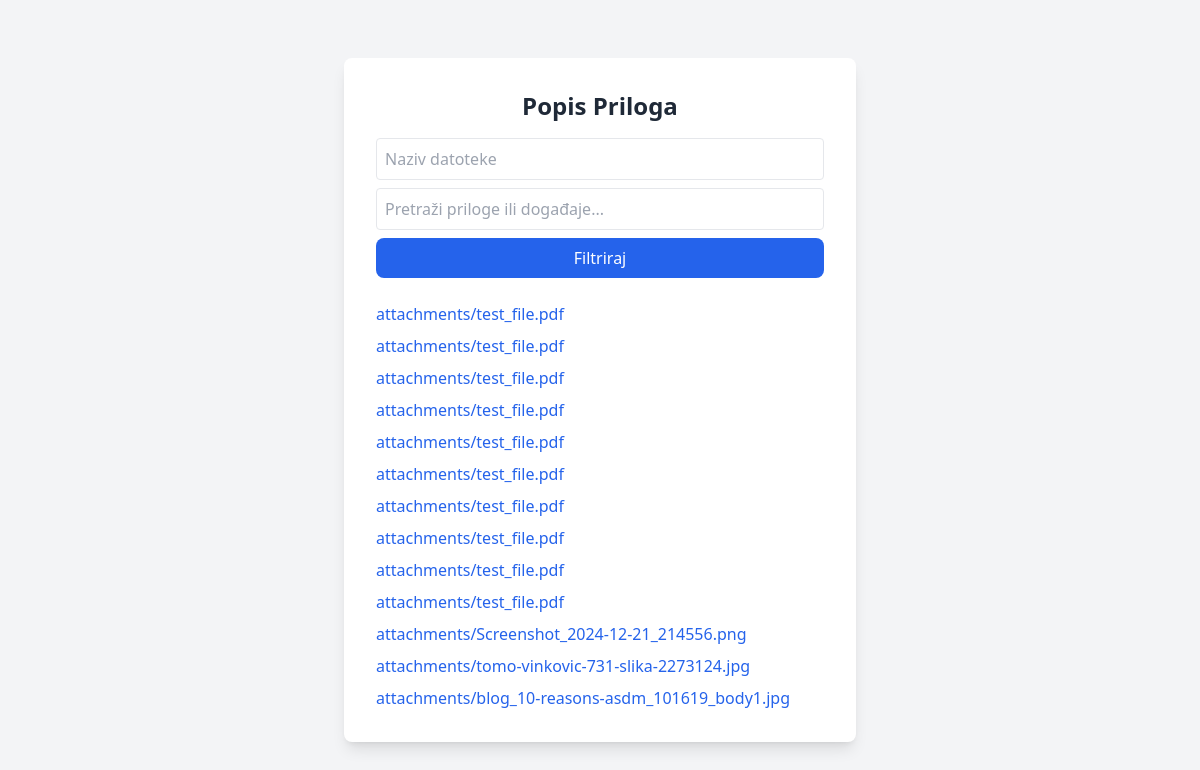
/attachments/, run on the app's committed database.
### main/models.py (models this page shows, shortened)
class Attachment(models.Model):
    event = models.ForeignKey(Event, on_delete=models.CASCADE, related_name='attachments')
    file = models.FileField(upload_to='attachments/')
    uploaded_at = models.DateTimeField(auto_now_add=True)
    class Meta:
        default_permissions = ()
        permissions = [
            ("add_attachment", "Can add attachment"),
            ("view_attachment", "Can view attachment"),
        ]

### main/views.py (the view)
# urls.py: path('attachments/', AttachmentListView.as_view(), name='attachment_list'),
class AttachmentListView(ListView):
    model = Attachment
    template_name = 'main/ListView/attachment_list.html'
    context_object_name = 'attachments'
    def get_queryset(self):
        queryset = super().get_queryset()
        filename = self.request.GET.get('filename')
        if filename:
            queryset = queryset.filter(file__icontains=filename)
        search_query = self.request.GET.get('q')
        if search_query:
            queryset = queryset.filter(
                models.Q(file__icontains=search_query) | models.Q(event__title__icontains=search_query)
            )
        return queryset

### templates/main/ListView/attachment_list.html (shortened to what this page needs)
<!DOCTYPE html>
<html lang="en">
<head>
    <script src="https://cdn.tailwindcss.com"></script>
</head>
<body class="flex items-center justify-center min-h-screen bg-gray-100">
    <div class="bg-white p-8 rounded-lg shadow-lg w-full max-w-lg">
        <h1 class="text-2xl font-semibold text-gray-800 text-center">Popis Priloga</h1>
        <form method="get" class="mt-4 space-y-2">
            <input type="text" name="filename" placeholder="Naziv datoteke" class="w-full p-2 border rounded">
            <input type="text" name="q" placeholder="Pretraži priloge ili događaje..." class="w-full p-2 border rounded">
            <button type="submit" class="w-full bg-blue-600 text-white py-2 rounded-lg hover:bg-blue-700">
                Filtriraj
            </button>
        </form>
        <ul class="mt-6 space-y-2">
            {% for attachment in attachments %}
                <li>
                    <a href="{{ attachment.file.url }}" class="text-blue-600 hover:underline">{{ attachment.file.name }}</a>
                </li>
            {% empty %}
                <li class="text-gray-600">Nema priloga.</li>
            {% endfor %}
        </ul>
    </div>
</body>
</html>

### data on the page
Attachment: file.name "attachments/test_file.pdf"
Attachment: file.name "attachments/test_file.pdf"
Attachment: file.name "attachments/test_file.pdf"
Attachment: file.name "attachments/test_file.pdf"
Attachment: file.name "attachments/test_file.pdf"
Attachment: file.name "attachments/test_file.pdf"
Attachment: file.name "attachments/test_file.pdf"
Attachment: file.name "attachments/test_file.pdf"
Attachment: file.name "attachments/test_file.pdf"
Attachment: file.name "attachments/test_file.pdf"
Attachment: file.name "attachments/Screenshot_2024-12-21_214556.png"
Attachment: file.name "attachments/tomo-vinkovic-731-slika-2273124.jpg"
Attachment: file.name "attachments/blog_10-reasons-asdm_101619_body1.jpg"
